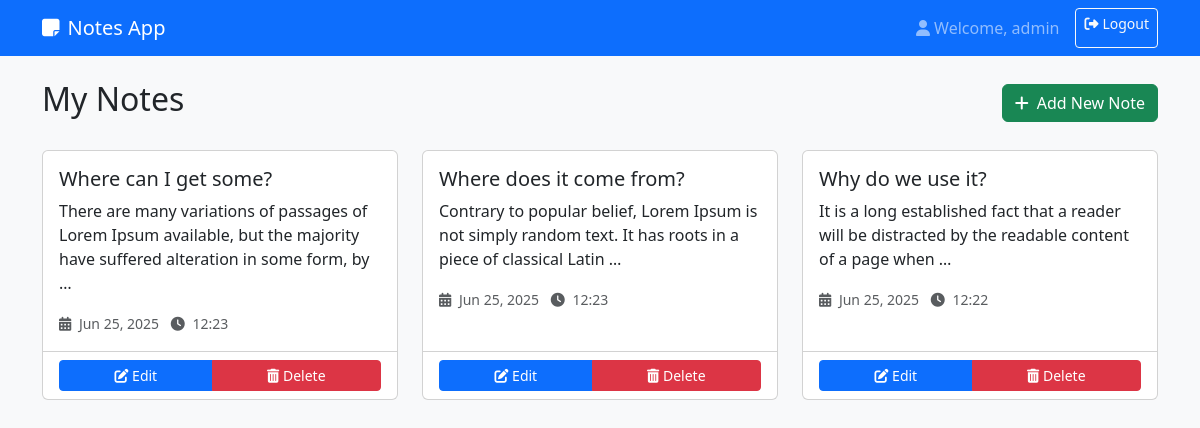
The app's page / (signed in) with its own data.
### notes/models.py (models this page shows, shortened)
class Note(models.Model):
    user = models.ForeignKey(User, on_delete=models.CASCADE, default=1)
    title = models.CharField(max_length=100)
    content = models.TextField()
    created_at = models.DateTimeField(auto_now_add=True)
    updated_at = models.DateTimeField(auto_now=True)
    class Meta:
        ordering = ['-created_at']

### notes/views.py (the view)
# urls.py: path('', views.home, name='home'),
@login_required
def home(request):
    notes = Note.objects.filter(user=request.user).order_by('-created_at')
    return render(request, 'notes/home.html', {'notes': notes})

### notes/templates/notes/home.html (shortened to what this page needs)
<!DOCTYPE html>
<html lang="en">
<head>
    <link href="https://cdn.jsdelivr.net/npm/bootstrap@5.3.3/dist/css/bootstrap.min.css" rel="stylesheet">
    <link href="https://cdnjs.cloudflare.com/ajax/libs/font-awesome/6.4.0/css/all.min.css" rel="stylesheet">
</head>
<body class="bg-light">
    <nav class="navbar navbar-expand-lg navbar-dark bg-primary">
        <div class="container">
            <a class="navbar-brand" href="{% url 'home' %}">
                <i class="fas fa-sticky-note me-2"></i>Notes App
            </a>
            <div class="navbar-nav ms-auto">
                <span class="navbar-text me-3">
                    <i class="fas fa-user me-1"></i>Welcome, {{ user.username }}
                </span>
                <a href="{% url 'logout' %}" class="btn btn-outline-light btn-sm">
                    <i class="fas fa-sign-out-alt me-1"></i>Logout
                </a>
            </div>
        </div>
    </nav>
    <div class="container mt-4">
        <div class="row mb-4">
            <div class="col-12">
                <div class="d-flex justify-content-between align-items-center">
                    <h1 class="h2">My Notes</h1>
                    <a href="{% url 'add-note' %}" class="btn btn-success">
                        <i class="fas fa-plus me-2"></i>Add New Note
                    </a>
                </div>
            </div>
        </div>
        <div class="row">
            {% if notes %}
                {% for note in notes %}
                <div class="col-md-6 col-lg-4 mb-4">
                    <div class="card h-100">
                        <div class="card-body">
                            <h5 class="card-title">{{ note.title }}</h5>
                            <p class="card-text">{{ note.content|truncatewords:20 }}</p>
                            <small class="text-muted">
                                <i class="fas fa-calendar-alt me-1"></i>
                                {{ note.created_at|date:"M d, Y" }}
                                <i class="fas fa-clock ms-2 me-1"></i>
                                {{ note.created_at|time:"H:i" }}
                            </small>
                        </div>
                        <div class="card-footer bg-transparent">
                            <div class="btn-group w-100" role="group">
                                <a href="{% url 'edit-note' note.id %}" class="btn btn-primary btn-sm">
                                    <i class="fas fa-edit"></i> Edit
                                </a>
                                <a href="{% url 'delete-note' note.id %}" class="btn btn-danger btn-sm">
                                    <i class="fas fa-trash-alt"></i> Delete
                                </a>
                            </div>
                        </div>
                    </div>
                </div>
                {% endfor %}
            {% endif %}
        </div>
    </div>
</body>
</html>

### records on screen
Note: title "Where can I get some?", content "There are many variations of passages of Lorem Ipsum available, but the majority have suffered alteration in some form, by …", created_at "Jun 25, 2025", created_at "12:23"
Note: title "Where does it come from?", content "Contrary to popular belief, Lorem Ipsum is not simply random text. It has roots in a piece of classical Latin …", created_at "Jun 25, 2025", created_at "12:23"
Note: title "Why do we use it?", content "It is a long established fact that a reader will be distracted by the readable content of a page when …", created_at "Jun 25, 2025", created_at "12:22"

### other values on screen
{{ user.username }} "admin"
